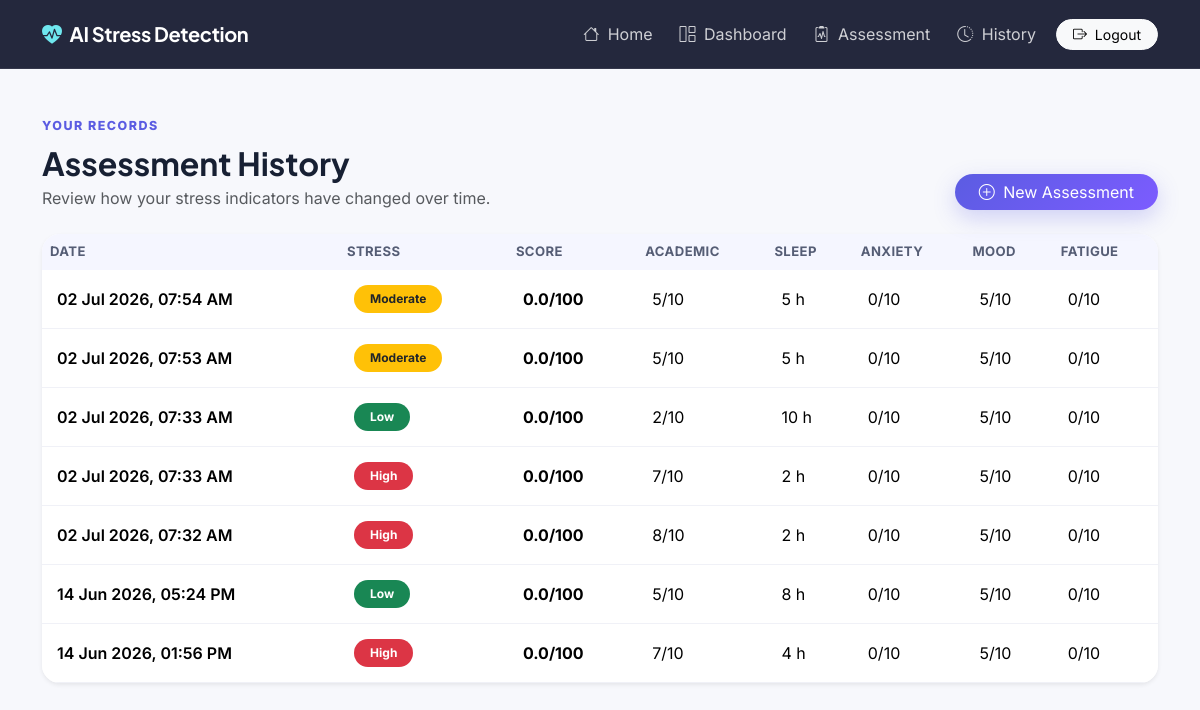
Page /history/ (signed in) on the committed database.
### stress_app/models.py (models this page shows, shortened)
class StressAssessment(models.Model):
    student = models.ForeignKey(StudentProfile, on_delete=models.CASCADE)
    study_hours = models.IntegerField()
    sleep_hours = models.IntegerField()
    academic_pressure = models.IntegerField()
    social_interaction = models.IntegerField()
    physical_activity = models.IntegerField()
    screen_time = models.IntegerField(default=0)
    deadline_pressure = models.IntegerField(default=0)
    mood_level = models.IntegerField(default=5)
    anxiety_level = models.IntegerField(default=0)
    concentration_difficulty = models.IntegerField(default=0)
    attendance_percentage = models.IntegerField(default=0)
    study_life_balance = models.IntegerField(default=5)
    emotional_support = models.IntegerField(default=5)
    fatigue_level = models.IntegerField(default=0)
    relaxation_time = models.IntegerField(default=0)
    stress_score = models.FloatField(default=0)
    result = models.CharField(max_length=20)
    created_at = models.DateTimeField(auto_now_add=True)

### stress_app/views.py (the view)
@login_required
def history(request):
    profile = StudentProfile.objects.filter(user=request.user).first()
    if profile is None:
        return HttpResponse("Student Profile not found.")
    records = StressAssessment.objects.filter(student=profile).order_by("-created_at")
    return render(request, "history.html", {"records": records})

### templates/history.html
{% extends 'base.html' %}{% block title %}Assessment History{% endblock %}{% block content %}<div class="container py-5"><div class="d-flex flex-wrap justify-content-between align-items-end mb-4"><div><div class="section-label mb-2">Your records</div><h2 class="fw-bold mb-1">Assessment History</h2><p class="text-muted mb-0">Review how your stress indicators have changed over time.</p></div><a href="{% url 'assessment' %}" class="btn btn-primary rounded-pill px-4 mt-3 mt-md-0"><i class="bi bi-plus-circle me-1"></i> New Assessment</a></div><div class="history-table shadow-sm"><div class="table-responsive"><table class="table align-middle mb-0"><thead><tr><th>Date</th><th>Stress</th><th>Score</th><th>Academic</th><th>Sleep</th><th>Anxiety</th><th>Mood</th><th>Fatigue</th></tr></thead><tbody>{% for r in records %}<tr><td class="fw-semibold">{{ r.created_at|date:"d M Y, h:i A" }}</td><td><span class="badge rounded-pill px-3 py-2 {% if r.result == 'High' %}bg-danger{% elif r.result == 'Moderate' %}bg-warning text-dark{% else %}bg-success{% endif %}">{{ r.result }}</span></td><td><strong>{{ r.stress_score }}/100</strong></td><td>{{ r.academic_pressure }}/10</td><td>{{ r.sleep_hours }} h</td><td>{{ r.anxiety_level }}/10</td><td>{{ r.mood_level }}/10</td><td>{{ r.fatigue_level }}/10</td></tr>{% empty %}<tr><td colspan="8" class="text-center py-5"><i class="bi bi-clock-history display-5 text-muted"></i><h5 class="mt-3">No assessments yet</h5><p class="text-muted">Your completed assessments will appear here.</p></td></tr>{% endfor %}</tbody></table></div></div></div>{% endblock %}

### templates/base.html (shortened to what this page needs)
{% load static %}
<!DOCTYPE html>
<html lang="en">
<head>
<link href="https://cdn.jsdelivr.net/npm/bootstrap@5.3.8/dist/css/bootstrap.min.css" rel="stylesheet">
<link rel="stylesheet" href="https://cdn.jsdelivr.net/npm/bootstrap-icons@1.11.3/font/bootstrap-icons.min.css">
<link rel="stylesheet" href="{% static 'css/style.css' %}">
</head>
<body>
<nav class="navbar navbar-expand-lg navbar-dark sticky-top"><div class="container">
<a class="navbar-brand fw-bold" href="/"><i class="bi bi-heart-pulse-fill me-2"></i>AI Stress Detection</a>
<div class="collapse navbar-collapse" id="navbarNav"><ul class="navbar-nav ms-auto align-items-lg-center">
<li class="nav-item"><a class="nav-link" href="/"><i class="bi bi-house me-1"></i> Home</a></li>
{% if user.is_authenticated %}
<li class="nav-item"><a class="nav-link" href="/dashboard/"><i class="bi bi-grid-1x2 me-1"></i> Dashboard</a></li>
<li class="nav-item"><a class="nav-link" href="/assessment/"><i class="bi bi-clipboard2-pulse me-1"></i> Assessment</a></li>
<li class="nav-item"><a class="nav-link" href="/history/"><i class="bi bi-clock-history me-1"></i> History</a></li>
<li class="nav-item ms-lg-2"><a class="btn btn-light btn-sm rounded-pill px-3" href="/logout/"><i class="bi bi-box-arrow-right me-1"></i> Logout</a></li>
{% else %}
<li class="nav-item"><a class="nav-link" href="/login/"><i class="bi bi-box-arrow-in-right me-1"></i> Login</a></li>
<li class="nav-item ms-lg-2"><a class="btn btn-primary btn-sm rounded-pill px-3" href="/signup/"><i class="bi bi-person-plus me-1"></i> Get Started</a></li>
{% endif %}
</ul></div></div></nav>
{% block content %}{% endblock %}
</body></html>

### static/css/style.css (style rules this page uses)
:root { --primary:#5b5ce2;--primary2:#7c5cff;--cyan:#20c9d9;--ink:#172033;--muted:#6b7280;--surface:#ffffff;--soft:#f5f7ff;--border:rgba(91,92,226,.12);--shadow:0 18px 55px rgba(31,38,135,.12) }
* { box-sizing:border-box }
body { font-family:'Inter',sans-serif;color:var(--ink);background:#f7f8fc;min-height:100vh }
h1,h2,h3,h4,h5,.navbar-brand { font-family:'Plus Jakarta Sans',sans-serif }
a { text-decoration:none }
body::before { display:none }
.navbar { background:rgba(18,22,45,.92)!important;backdrop-filter:blur(18px);border-bottom:1px solid rgba(255,255,255,.08);padding:13px 0 }
.navbar-brand { letter-spacing:-.4px }
.navbar-brand i { color:#6fe7ef }
.navbar .nav-link { color:rgba(255,255,255,.78)!important;border-radius:10px;padding:9px 12px!important;margin-left:3px;transition:.25s }
.btn-primary { background:linear-gradient(135deg,var(--primary),var(--primary2));border:0;box-shadow:0 8px 22px rgba(91,92,226,.25) }
.section-label { color:var(--primary);font-size:.78rem;font-weight:800;text-transform:uppercase;letter-spacing:1.5px }
.history-table { background:#fff;border-radius:18px;overflow:hidden }
.history-table thead th { background:#f5f6ff;border:0;color:#555d75;font-size:.82rem;text-transform:uppercase;letter-spacing:.4px }
.history-table td { padding:15px;border-color:#f0f1f7 }

### rows in the picture
StressAssessment: created_at "02 Jul 2026, 07:54 AM", result "Moderate", stress_score "0.0", academic_pressure "5", sleep_hours "5", anxiety_level "0", mood_level "5", fatigue_level "0"
StressAssessment: created_at "02 Jul 2026, 07:53 AM", result "Moderate", stress_score "0.0", academic_pressure "5", sleep_hours "5", anxiety_level "0", mood_level "5", fatigue_level "0"
StressAssessment: created_at "02 Jul 2026, 07:33 AM", result "Low", stress_score "0.0", academic_pressure "2", sleep_hours "10", anxiety_level "0", mood_level "5", fatigue_level "0"
StressAssessment: created_at "02 Jul 2026, 07:33 AM", result "High", stress_score "0.0", academic_pressure "7", sleep_hours "2", anxiety_level "0", mood_level "5", fatigue_level "0"
StressAssessment: created_at "02 Jul 2026, 07:32 AM", result "High", stress_score "0.0", academic_pressure "8", sleep_hours "2", anxiety_level "0", mood_level "5", fatigue_level "0"
StressAssessment: created_at "14 Jun 2026, 05:24 PM", result "Low", stress_score "0.0", academic_pressure "5", sleep_hours "8", anxiety_level "0", mood_level "5", fatigue_level "0"
StressAssessment: created_at "14 Jun 2026, 01:56 PM", result "High", stress_score "0.0", academic_pressure "7", sleep_hours "4", anxiety_level "0", mood_level "5", fatigue_level "0"
